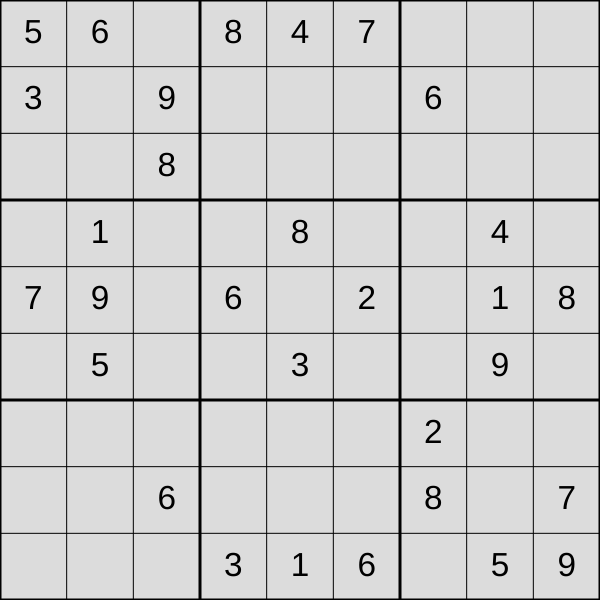
Frame 1 (no input)
Frame 60 (no input): identical to frame 1, image omitted
Frame 120 (the mouse pressed at the canvas centre since frame 60): identical to frame 1, image omitted

The p5.js sketch that drew this single still picture (run headless with seeded random() and noise() and a simulated clock; from frame 60 on, the mouse is pressed at the canvas centre):

// p5.js sketch
// ── sketch.js
let board = [
  ["5", "3", ".", ".", "7", ".", ".", ".", "."],
  ["6", ".", ".", "1", "9", "5", ".", ".", "."],
  [".", "9", "8", ".", ".", ".", ".", "6", "."],
  ["8", ".", ".", ".", "6", ".", ".", ".", "3"],
  ["4", ".", ".", "8", ".", "3", ".", ".", "1"],
  ["7", ".", ".", ".", "2", ".", ".", ".", "6"],
  [".", "6", ".", ".", ".", ".", "2", "8", "."],
  [".", ".", ".", "4", "1", "9", ".", ".", "5"],
  [".", ".", ".", ".", "8", ".", ".", "7", "9"]
]


let board1 = [
  [".", ".", "9", "7", "4", "8", ".", ".", "."],
  ["7", ".", ".", ".", ".", ".", ".", ".", "."],
  [".", "2", ".", "1", ".", "9", ".", ".", "."],
  [".", ".", "7", ".", ".", ".", "2", "4", "."],
  [".", "6", "4", ".", "1", ".", "5", "9", "."],
  [".", "9", "8", ".", ".", ".", "3", ".", "."],
  [".", ".", ".", "8", ".", "3", ".", "2", "."],
  [".", ".", ".", ".", ".", ".", ".", ".", "6"],
  [".", ".", ".", "2", "7", "5", "9", ".", "."],
];

let board_copy = JSON.parse(JSON.stringify(board))

let n = 9
let width = 600
let w = 600/n
let empty = []
let all_states = [JSON.parse(JSON.stringify(board))]
let state_index = 0
let stop = true
let anim_speed = 60
let finished = false
let user_input = []
let inpt


function setup() {
createCanvas(width, width);
get_empty()
solve()
button = createButton('auto')
button.mousePressed(autoRun)
button = createButton('instant')
button.mousePressed(instant)
button = createButton('restart')
button.mousePressed(restart)
button = createButton('submit')
button.mousePressed(submit)
inpt = createElement("textarea" , JSON.stringify(board1));
inpt.elt.rows = 20;
inpt.elt.cols = 50;
inpt.position(width+100, 100)
}

function restart(){
  reset()
}

function get_empty(){
  empty = []
  for(let i=0; i<9; i++){
    for(let j=0; j<9; j++){
      if(board[i][j] == "."){
        empty.push([i, j])
      }
    }
  }
}
function reset(){
  board = JSON.parse(JSON.stringify(board_copy))
  all_states = [JSON.parse(JSON.stringify(board))]
  state_index = 0
  stop = true
  finished = false
  get_empty()
  solve()
  redraw()
  loop()
}

function submit(){
  board = JSON.parse(inpt.value())
  board_copy = JSON.parse(JSON.stringify(board))
  console.log('input board', board)
  reset()
}


function instant(){
state_index = all_states.length-1
finished = true
loop()
}

function autoRun() {
if(finished){
  return
}
if(stop){
  stop = false
  loop()
}else{
  stop = true
}
}

function draw() {
  background(220);
  if(state_index >= all_states.length-1){
    noLoop()
  }
  let cur_state = all_states[state_index]
  if(!stop){
    state_index += 1
  }
  draw_grid(cur_state)
}

function keyPressed() {
if (keyCode === LEFT_ARROW) {
  state_index -= 1
} else if (keyCode === RIGHT_ARROW) {
  state_index += 1
}
}

function draw_grid(board){
 background(220);
  for(let i=0; i<=n; i++){
    if(i % 3 == 0){
      push()
      strokeWeight(3)
      line(0, i*w, w*n, i*w)
      line(i*w, 0, i*w, w*n)
      pop()
    }
    line(0, i*w, w*n, i*w)
    line(i*w, 0, i*w, w*n)
  }

  for(let i=0; i<n; i++){
      for(let j=0; j<n; j++){
        if(board[i][j] != "."){
          textSize(w/2)
          textAlign(CENTER, CENTER)
          text(board[i][j], i*w+w/2, j*w+w/2)
        }
        
      }
  }
}

function isValid(i, j, num){
//check row
for(let k=0; k<9; k++){
  if(num == board[i][k]){
    return false
  }
}
//check col
for(let k=0; k<9; k++){
  if(num == board[k][j]){
    return false
  }
}
//check 3*3
bx = Math.floor(i/3)*3
by = Math.floor(j/3)*3
for(let k=bx; k<bx+3; k++){
  for(let w=by; w<by+3; w++){
    if(board[k][w] == num){
      return false
    }
  }
}
return true
}

function solve(k=0){

if(k == empty.length){
  console.log("Total states explored by program:", all_states.length)
  console.log(all_states)
  return true
}
let [i, j] = empty[k]
for(let x=1; x<10; x++){
  
  x = x.toString()
  board[i][j] = x
  all_states.push(JSON.parse(JSON.stringify(board)))
  board[i][j] = "."
  if(isValid(i, j, x)){
    board[i][j] = x
    
    if(solve(k+1)){
      return true
    }else{
      board[i][j] = "."
    }
  }
}
return false
}
      
